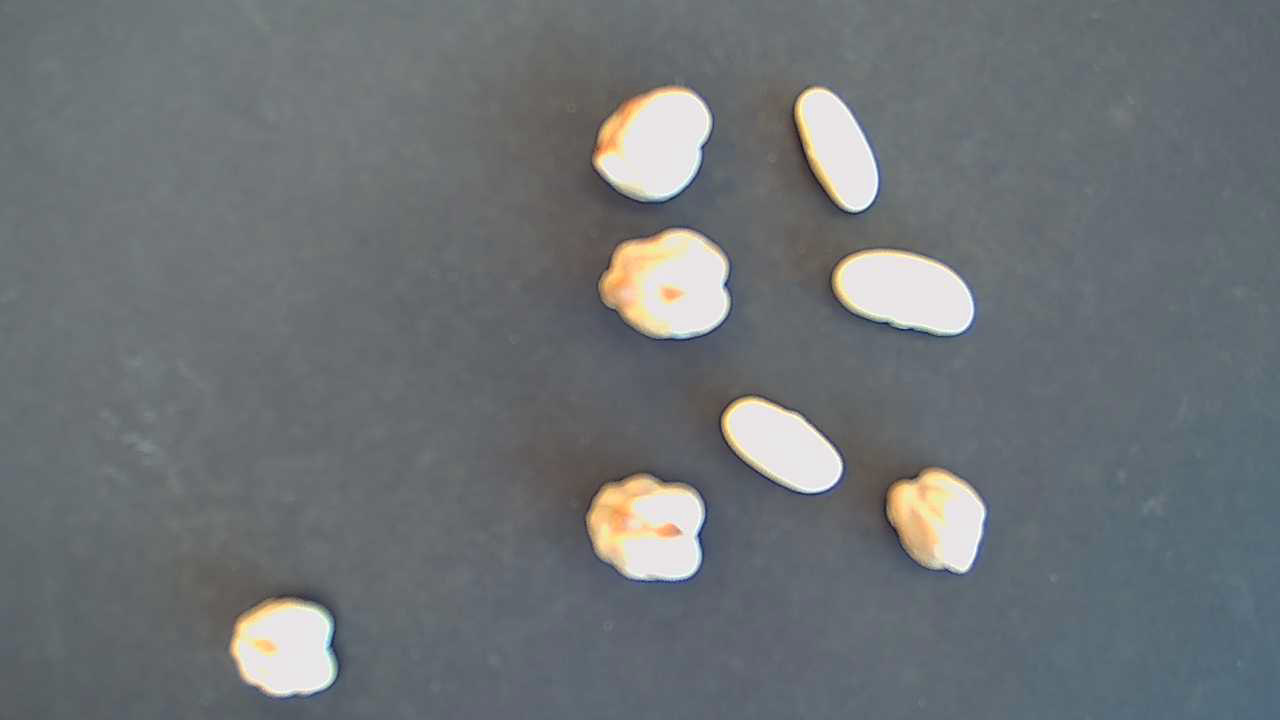
#> input picture 02__Project2/imgs/nuts_cam2_5.bmp, 1280 x 720 px, found by its file name
$ jupyter execute project2_old_version.ipynb   (older library calls are emulated)
#> lines starting #> are read from the running program, lines starting #| are printed output that depends on the picture; after the words box and inside, x2 and y2 are one past the last pixel; in counts of white or black regions, pixels touching at a corner belong together
### PROJECT 2 - Artificial Vision

[cell 1]
import cv2
import numpy as np
from skimage.feature import graycomatrix, graycoprops
from scipy.stats import skew, multivariate_normal
import pandas as pd

### ----------------------------------------------------------------------------------------------------------------------------------------------------------------- ###
### --------------------------- Image acquisition ------------------------------------------------------------------------------------------------------------------- ###
### ----------------------------------------------------------------------------------------------------------------------------------------------------------------- ###

images_paths = [
    r"imgs\nuts_cam2_1.bmp",
    r"imgs\nuts_cam2_2.bmp",
    r"imgs\nuts_cam2_3.bmp",
    r"imgs\nuts_cam2_4.bmp",
    r"imgs\nuts_cam2_5.bmp",
    r"imgs\nuts_cam2_6.bmp",
]

img_path = r"imgs\nuts_cam2_5.bmp"


original_img = cv2.imread(img_path)
#> original_img is the input picture: shape (720, 1280, 3); mean B, G, R 118.2, 115.2, 111.2
kernel_size = 5

# 1. Convert the image to grayscale
gray_img = cv2.cvtColor(original_img, cv2.COLOR_BGR2GRAY)
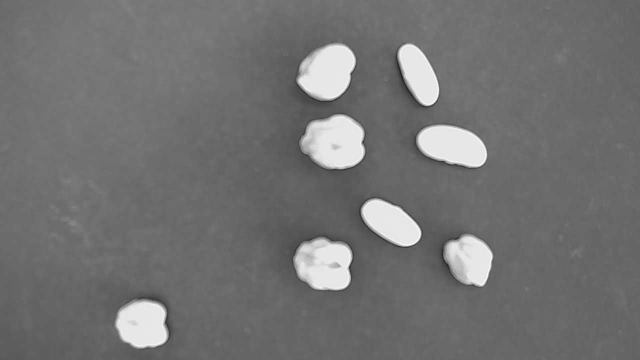
#> gray_img: shape (720, 1280) (shown at 1/2 size); min 17, max 255, mean 114.2

# 2. Apply median filtering to reduce noise (kernel size 5 can be adjusted as needed)
median_img = cv2.medianBlur(gray_img, kernel_size)

# 3. Thresholding: apply a binary threshold to the median-filtered grayscale image
if len(median_img.shape) == 3:
    image = cv2.cvtColor(median_img, cv2.COLOR_BGR2GRAY)
otsu_threshold, binary_img = cv2.threshold(median_img, 0, 255, cv2.THRESH_BINARY + cv2.THRESH_OTSU)
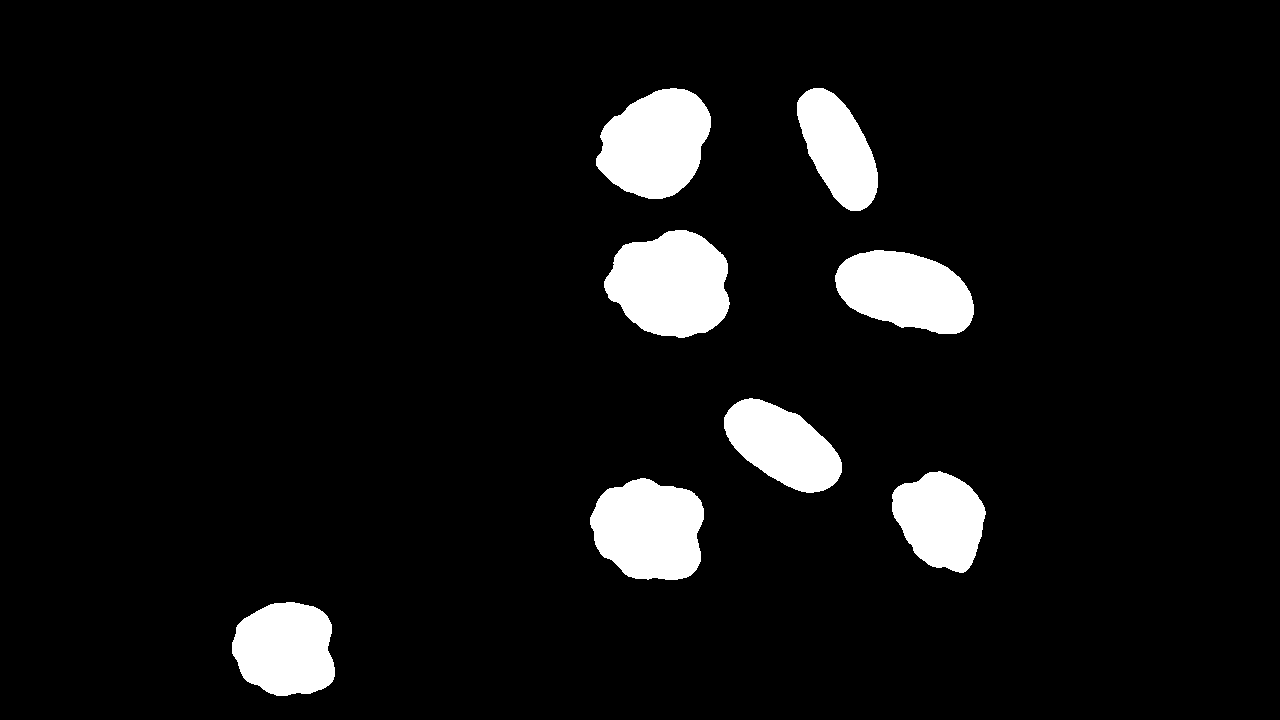
#> binary_img: shape (720, 1280); 7% white; 8 white regions
#> otsu_threshold = 164

# Find contours in the inverted image
contours, _ = cv2.findContours(binary_img, cv2.RETR_EXTERNAL, cv2.CHAIN_APPROX_SIMPLE)
#> contours = 8 contours; box (x1, y1, x2, y2) and area: (604, 230, 730, 338) 10023, (596, 88, 711, 199) 9108, (590, 478, 704, 580) 8992, (835, 250, 974, 334) 8340, (232, 602, 335, 696) 7595, (724, 398, 842, 493) 6869, (892, 471, 986, 573) 6690, (797, 88, 878, 211) 6090

# Count the number of objects found (each contour represents an object)
object_count = len(contours)
#> object_count = 8
print("Number of objects found:", object_count)
#| Number of objects found: 8

### ----------------------------------------------------------------------------------------------------------------------------------------------------------------- ###
### --------------------------- Feature Extraction ------------------------------------------------------------------------------------------------------------------ ###
### ----------------------------------------------------------------------------------------------------------------------------------------------------------------- ###

# Container for storing features for each detected object
features = []

for i, contour in enumerate(contours):
    # --- Feature 1: Area --------------------------------
    area = cv2.contourArea(contour)

    # --- Feature 2: Perimeter --------------------------------
    perimeter = cv2.arcLength(contour, True)

    # --- Feature 3: Centroid --------------------------------
    M = cv2.moments(contour)
    if M["m00"] != 0:
        centroid = (int(M["m10"] / M["m00"]), int(M["m01"] / M["m00"]))
    else:
        centroid = (0, 0)

    # --- Feature 4: Average Color --------------------------------
    mask = np.zeros(binary_img.shape, dtype="uint8")
    cv2.drawContours(mask, [contour], -1, 255, -1)
    mean_color = cv2.mean(original_img, mask=mask)[:3]  # (B, G, R)

    # ------------------------------
    # Advanced Shape Features
    # ------------------------------

    # Bounding box and derived measurements
    x, y, w, h = cv2.boundingRect(contour)
    aspect_ratio = float(w) / h if h != 0 else 0
    extent = float(area) / (w * h) if (w * h) != 0 else 0
    circularity = (4 * np.pi * area) / (perimeter ** 2) if perimeter != 0 else 0

    # --- Feature 5: Hu Moment --------------------------------
    hu_moments = cv2.HuMoments(M).flatten()

     # --- Feature 6: Major and Minor Axis --------------------------------
    if len(contour) >= 5:
        ellipse = cv2.fitEllipse(contour)
        # ellipse returns ((xc, yc), (MA, ma), angle)
        major_axis = max(ellipse[1])
        minor_axis = min(ellipse[1])
    else:
        major_axis, minor_axis = None, None

    # --- Feature 7: Color Moments (per channel) --------------------------------
    color_moments = {}
    for idx, channel in enumerate(cv2.split(original_img)):
        # Extract pixel values within the object mask
        channel_vals = channel[mask == 255]
        if channel_vals.size > 0:
            channel_mean = np.mean(channel_vals)
            channel_std = np.std(channel_vals)
            channel_skew = skew(channel_vals.astype(np.float64))
        else:
            channel_mean, channel_std, channel_skew = 0, 0, 0
        color_moments[f'channel_{idx}'] = {
            'mean': channel_mean,
            'std': channel_std,
            'skewness': channel_skew
        }

   # --- Feature 8: Texture Features --------------------------------

    # Extract the Region Of Interest (ROI) from the grayscale image
    roi_gray = gray_img[y:y+h, x:x+w]
    # Also crop the corresponding mask region
    roi_mask = mask[y:y+h, x:x+w]

    # Set background (where mask==0) to 0 in the ROI and quantize the grayscale ROI
    roi_object = roi_gray.copy()
    roi_object[roi_mask == 0] = 0
    # Quantize to reduce the number of gray levels (here 16 levels)
    roi_quant = (roi_object // 16).astype(np.uint8)

    # Compute the gray level co-occurence matrix (GLCM) for a single distance & angle
    glcm = graycomatrix(roi_quant, distances=[1], angles=[0], levels=16, symmetric=True, normed=True)
    texture_features = {
        'contrast': graycoprops(glcm, 'contrast')[0, 0],
        'correlation': graycoprops(glcm, 'correlation')[0, 0],
        'energy': graycoprops(glcm, 'energy')[0, 0],
        'homogeneity': graycoprops(glcm, 'homogeneity')[0, 0]
    }

    # ------------------------------
    # Store All Features in Dictionary
    # ------------------------------
    feat = {
        "object": i + 1,
        "area": area,
        "perimeter": perimeter,
        "centroid": centroid,
        "mean_color": mean_color,
        # Advanced shape features
        "aspect_ratio": aspect_ratio,
        "extent": extent,
        "circularity": circularity,
        "hu_moments": hu_moments.tolist(),
        "major_axis": major_axis,
        "minor_axis": minor_axis,
        "color_moments": color_moments,
        "texture": texture_features,
        "bbox": (x, y, w, h)
    }

    features.append(feat)

    # For visualization: Draw bounding box and centroid on the original image.
    cv2.rectangle(original_img, (x, y), (x+w, y+h), (0, 255, 0), 2)
    cv2.circle(original_img, centroid, 3, (0, 0, 255), -1)
#> this loop made 8 passes
#> (area, perimeter, centroid, mean_color, x, y, w, h) on passes 1 to 6: (7595, 339.1, (285, 648), (214.7, 226.3, 231.5), 232, 602, 103, 94), (8991.5, 372.6, (648, 529), (191.3, 216.4, 235.9), 590, 478, 114, 102), (6690, 322.9, (940, 519), (185.3, 215.8, 234.7), 892, 471, 94, 102), (6869, 337.6, (782, 445), (221.8, 227.8, 232), 724, 398, 118, 95), (8340.5, 375.5, (905, 290), (222.8, 227.6, 231.7), 835, 250, 139, 84), (10023, 393.2, (670, 283), (194.2, 219.3, 236.1), 604, 230, 126, 108)
#> pass 1, `roi_gray = gray_img[y:y+h, x:x+w]`:
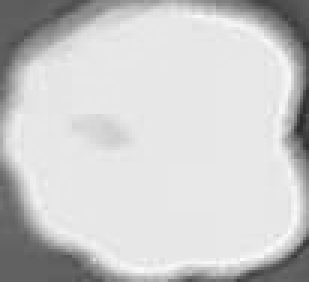
#> roi_gray: shape (94, 103) (shown 3 times larger); min 42, max 254, mean 202.9
#> pass 1, `roi_mask = mask[y:y+h, x:x+w]`:
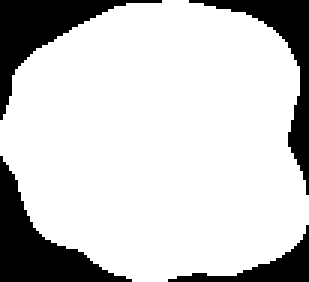
#> roi_mask: shape (94, 103) (shown 3 times larger); 80% white; 4 black regions, box (x1, y1, x2, y2) and area: (0, 52, 44, 94) 636, (0, 0, 54, 40) 573, (63, 0, 103, 65) 485, (56, 75, 103, 94) 244
#> pass 1, `roi_quant = (roi_object // 16).astype(np.uint8)`:
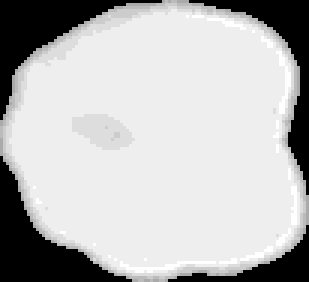
#> roi_quant: shape (94, 103) (shown 3 times larger); min 0, max 15, mean 10.96; drawn with min black and max white
#> pass 2, `roi_gray = gray_img[y:y+h, x:x+w]`:
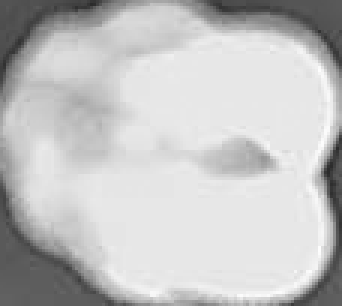
#> roi_gray: shape (102, 114) (shown 3 times larger); min 43, max 253, mean 194.5
#> after the loop:
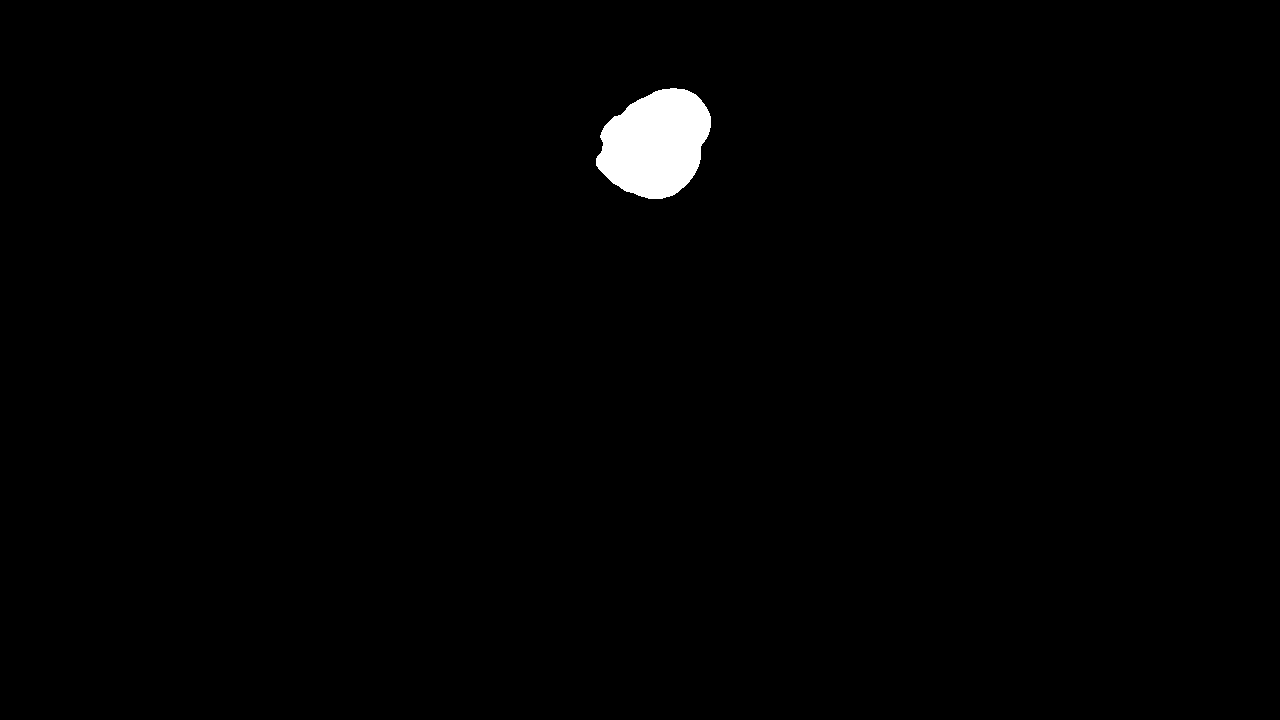
#> mask: shape (720, 1280); 1% white; 1 white region, box (x1, y1, x2, y2) and area: (596, 88, 711, 199) 9265
#> (the rest of the program and of its run is left out)
